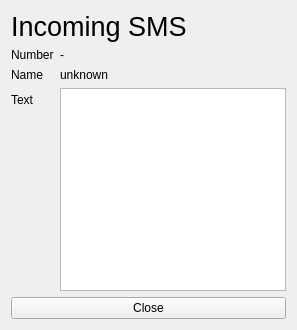
<?xml version="1.0" encoding="UTF-8"?>
<ui version="4.0">
 <class>IncomingSMS</class>
 <widget class="QWidget" name="IncomingSMS">
  <property name="geometry">
   <rect>
    <x>0</x>
    <y>0</y>
    <width>297</width>
    <height>330</height>
   </rect>
  </property>
  <property name="windowTitle">
   <string>Form</string>
  </property>
  <layout class="QVBoxLayout" name="verticalLayout">
   <item>
    <widget class="QLabel" name="label">
     <property name="font">
      <font>
       <pointsize>20</pointsize>
      </font>
     </property>
     <property name="text">
      <string>Incoming SMS</string>
     </property>
    </widget>
   </item>
   <item>
    <layout class="QFormLayout" name="formLayout">
     <item row="2" column="0">
      <widget class="QLabel" name="label_5">
       <property name="text">
        <string>Number</string>
       </property>
      </widget>
     </item>
     <item row="2" column="1">
      <widget class="QLabel" name="lbl_number">
       <property name="text">
        <string>-</string>
       </property>
      </widget>
     </item>
     <item row="3" column="0">
      <widget class="QLabel" name="label_3">
       <property name="text">
        <string>Name</string>
       </property>
      </widget>
     </item>
     <item row="3" column="1">
      <widget class="QLabel" name="lbl_name">
       <property name="text">
        <string>unknown</string>
       </property>
      </widget>
     </item>
     <item row="4" column="0">
      <widget class="QLabel" name="label_4">
       <property name="text">
        <string>Text</string>
       </property>
      </widget>
     </item>
     <item row="4" column="1">
      <widget class="QTextEdit" name="te_text">
       <property name="readOnly">
        <bool>true</bool>
       </property>
      </widget>
     </item>
    </layout>
   </item>
   <item>
    <widget class="QPushButton" name="btn_close">
     <property name="text">
      <string>Close</string>
     </property>
    </widget>
   </item>
  </layout>
 </widget>
 <resources/>
 <connections/>
</ui>
